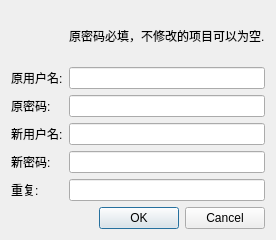
<?xml version="1.0" encoding="UTF-8"?>
<ui version="4.0">
 <class>MissModifyUserPass</class>
 <widget class="QDialog" name="MissModifyUserPass">
  <property name="geometry">
   <rect>
    <x>0</x>
    <y>0</y>
    <width>254</width>
    <height>227</height>
   </rect>
  </property>
  <property name="windowTitle">
   <string>修改当前用户信息</string>
  </property>
  <layout class="QGridLayout" name="gridLayout">
   <property name="sizeConstraint">
    <enum>QLayout::SetMinimumSize</enum>
   </property>
   <item row="0" column="0">
    <widget class="QLabel" name="lblPNG">
     <property name="sizePolicy">
      <sizepolicy hsizetype="Minimum" vsizetype="Minimum">
       <horstretch>0</horstretch>
       <verstretch>0</verstretch>
      </sizepolicy>
     </property>
     <property name="minimumSize">
      <size>
       <width>50</width>
       <height>50</height>
      </size>
     </property>
     <property name="text">
      <string/>
     </property>
     <property name="pixmap">
      <pixmap resource="missstock.qrc">:/MissStock/Resources/preferences-contact-list.png</pixmap>
     </property>
     <property name="scaledContents">
      <bool>true</bool>
     </property>
    </widget>
   </item>
   <item row="0" column="1">
    <widget class="QLabel" name="lblTip">
     <property name="text">
      <string>原密码必填，不修改的项目可以为空.</string>
     </property>
    </widget>
   </item>
   <item row="1" column="0">
    <widget class="QLabel" name="lblOldUser">
     <property name="text">
      <string>原用户名:</string>
     </property>
    </widget>
   </item>
   <item row="1" column="1">
    <widget class="QLineEdit" name="edtOldUser">
     <property name="readOnly">
      <bool>true</bool>
     </property>
    </widget>
   </item>
   <item row="2" column="0">
    <widget class="QLabel" name="lblOldPass">
     <property name="text">
      <string>原密码:</string>
     </property>
    </widget>
   </item>
   <item row="2" column="1">
    <widget class="QLineEdit" name="edtOldPass">
     <property name="echoMode">
      <enum>QLineEdit::Password</enum>
     </property>
    </widget>
   </item>
   <item row="3" column="0">
    <widget class="QLabel" name="lblNewUser">
     <property name="text">
      <string>新用户名:</string>
     </property>
    </widget>
   </item>
   <item row="3" column="1">
    <widget class="QLineEdit" name="edtNewUser"/>
   </item>
   <item row="4" column="0">
    <widget class="QLabel" name="lblNewPass">
     <property name="text">
      <string>新密码:</string>
     </property>
    </widget>
   </item>
   <item row="4" column="1">
    <widget class="QLineEdit" name="edtNewPass">
     <property name="echoMode">
      <enum>QLineEdit::Password</enum>
     </property>
    </widget>
   </item>
   <item row="5" column="0">
    <widget class="QLabel" name="lblNewPassAG">
     <property name="text">
      <string>重复:</string>
     </property>
    </widget>
   </item>
   <item row="5" column="1">
    <widget class="QLineEdit" name="edtNewPassAG">
     <property name="echoMode">
      <enum>QLineEdit::Password</enum>
     </property>
    </widget>
   </item>
   <item row="6" column="0" colspan="2">
    <widget class="QDialogButtonBox" name="buttonBox">
     <property name="standardButtons">
      <set>QDialogButtonBox::Cancel|QDialogButtonBox::Ok</set>
     </property>
    </widget>
   </item>
  </layout>
 </widget>
 <layoutdefault spacing="6" margin="11"/>
 <resources>
  <include location="missstock.qrc"/>
 </resources>
 <connections>
  <connection>
   <sender>buttonBox</sender>
   <signal>accepted()</signal>
   <receiver>MissModifyUserPass</receiver>
   <slot>accept()</slot>
   <hints>
    <hint type="sourcelabel">
     <x>127</x>
     <y>203</y>
    </hint>
    <hint type="destinationlabel">
     <x>66</x>
     <y>224</y>
    </hint>
   </hints>
  </connection>
  <connection>
   <sender>buttonBox</sender>
   <signal>rejected()</signal>
   <receiver>MissModifyUserPass</receiver>
   <slot>reject()</slot>
   <hints>
    <hint type="sourcelabel">
     <x>219</x>
     <y>215</y>
    </hint>
    <hint type="destinationlabel">
     <x>227</x>
     <y>224</y>
    </hint>
   </hints>
  </connection>
 </connections>
</ui>
